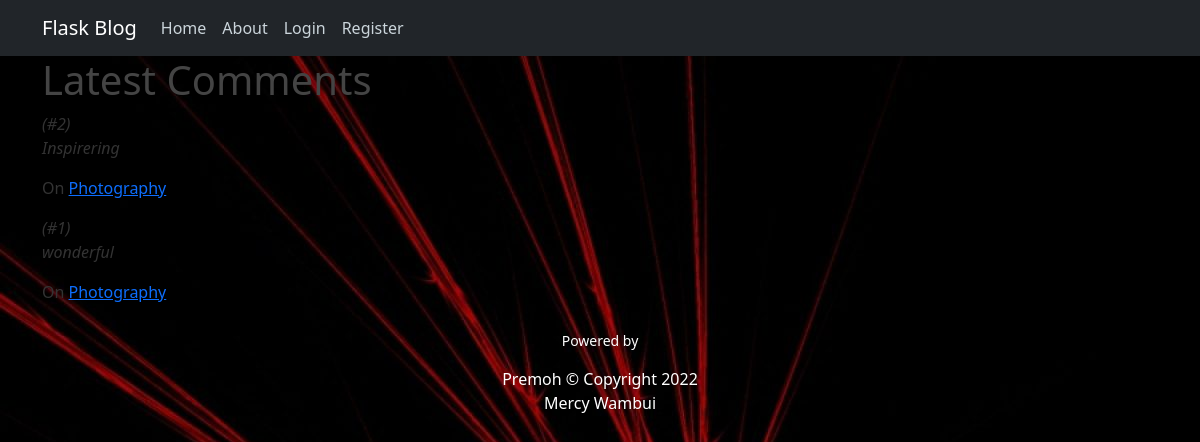
Page /comments/ on the committed database.
### app/models.py (models this page shows, shortened)
class Comment(db.Model):
    id = db.Column(db.Integer, primary_key=True)
    content = db.Column(db.Text)
    post_id = db.Column(db.Integer,db.ForeignKey('post.id'),nullable = False)

class Post(db.Model):
    id = db.Column(db.Integer, primary_key = True)
    title = db.Column(db.String(255),nullable = False)
    content =db.Column(db.Text(255),nullable = False)
    comments = db.relationship('Comment', backref='post', lazy='dynamic')
    user_id = db.Column(db.Integer, db.ForeignKey('user.id'),nullable =False)
    date_posted = db.Column(db.DateTime, default = datetime.utcnow)

### app/views.py (the view)
@app.route('/comments/')
def comments():
    form= CommentForm()
    comments = Comment.query.order_by(Comment.id.desc()).all()
    return render_template('comment.html', comments=comments ,form=form)

### app/templates/comment.html
{% extends 'base.html'%}
{% block content%}
<span class="title"><h1> Latest Comments </h1></span>
<div class="content">
            {% for comment in comments %}
                <div class="comment">
                    <i>
                        (#{{ comment.id }})
                        <p>{{ comment.content }}</p>
                    </i>
                    <p class="title">
                    On <a href="{{ url_for('post',
                                            post_id=comment.post.id) }}">
                            {{ comment.post.title }}
                          </a>
                    </p>
                </div>
            {% endfor %}
        </div>
</div>
{% endblock%}

### app/static/css/main.css (style rules this page uses)
body { color: #333333; }
h1, h2, h3, h4, h5, h6 { color: #444444; }

### rows in the picture
Comment: id "2", content "Inspirering", post "Photography"
Comment: id "1", content "wonderful", post "Photography"
